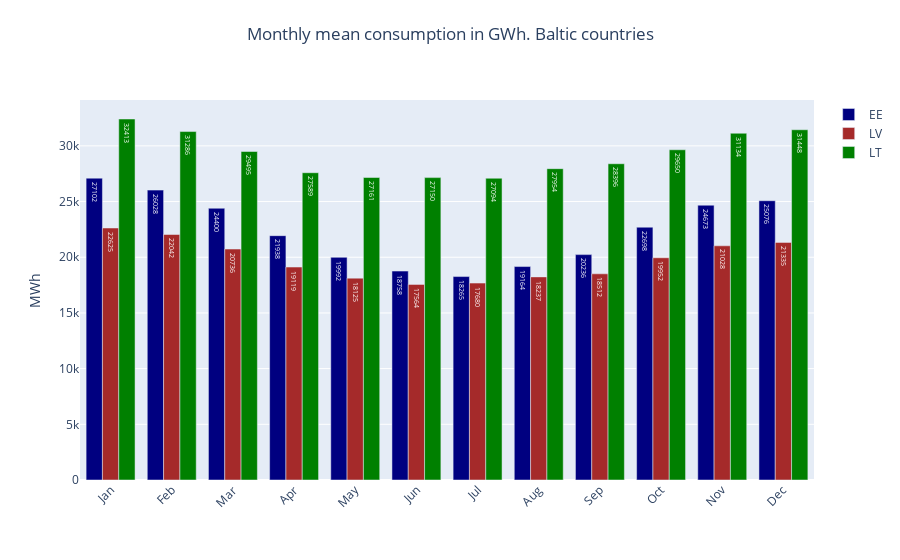

Notebook code for this chart:
### Code cell
fig = go.Figure()

for j in range(3):
    fig.add_trace(go.Bar(
    x=months,
    y=A[countries[j+4]],
    text=A[countries[j+4]],
    #textposition='outside',
    name=countries[j+4],
    marker_color=baltic_colors[j]))
    
    
   
fig.update_layout(barmode='group',
                  title={
                'text': "Monthly mean consumption in GWh. Baltic countries",
                'y':0.95,
                'x':0.5},
                  yaxis=dict(title='MWh'), 
                  
                  xaxis_tickangle=-45)
fig.show()

### Figure 1 — Plotly figure (JSON) as saved in the notebook; plotly's stock layout.template omitted (floating-point values rounded to 4 significant figures)
{"data": [{"marker": {"color": "navy"}, "name": "EE", "text": [27102, 26028, 24400, 21938, 19992, 18758, 18265, 19164, 20236, 22698, 24673, 25076], "type": "bar", "x": ["Jan", "Feb", "Mar", "Apr", "May", "Jun", "Jul", "Aug", "Sep", "Oct", "Nov", "Dec"], "y": [27102, 26028, 24400, 21938, 19992, 18758, 18265, 19164, 20236, 22698, 24673, 25076]}, {"marker": {"color": "brown"}, "name": "LV", "text": [22625, 22042, 20736, 19119, 18125, 17564, 17680, 18237, 18512, 19952, 21028, 21335], "type": "bar", "x": ["Jan", "Feb", "Mar", "Apr", "May", "Jun", "Jul", "Aug", "Sep", "Oct", "Nov", "Dec"], "y": [22625, 22042, 20736, 19119, 18125, 17564, 17680, 18237, 18512, 19952, 21028, 21335]}, {"marker": {"color": "green"}, "name": "LT", "text": [32413, 31286, 29495, 27589, 27161, 27150, 27094, 27954, 28396, 29650, 31134, 31448], "type": "bar", "x": ["Jan", "Feb", "Mar", "Apr", "May", "Jun", "Jul", "Aug", "Sep", "Oct", "Nov", "Dec"], "y": [32413, 31286, 29495, 27589, 27161, 27150, 27094, 27954, 28396, 29650, 31134, 31448]}], "layout": {"barmode": "group", "title": {"text": "Monthly mean consumption in GWh. Baltic countries", "x": 0.5, "y": 0.95}, "xaxis": {"tickangle": -45}, "yaxis": {"title": {"text": "MWh"}}}}
